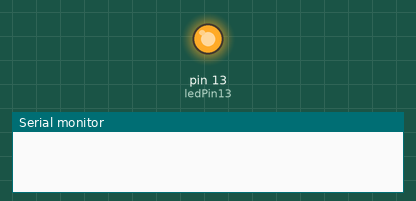
Simulated run of this sketch. Board: Arduino Uno, built with avr-gcc and run on an emulated ATmega328P. Parts: output pins drawn as LEDs (lit = HIGH), the last lines printed to the serial monitor.

Above: at 0.4 s.
At 1.9 s:
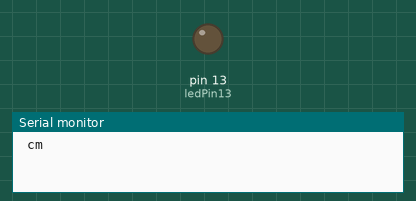
Timing chart, 0 to 3.0 s (numbered marks = the images above):
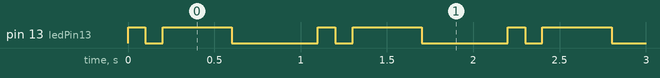

The sketch:

2xblink-pin_13.ino
```cpp
//globals
int ledPin13 = 13;
int count = 0;

void setup() {
  // put your setup code here, to run once:
  pinMode(ledPin13, OUTPUT);
   Serial.begin(9600);

}

void loop()
{
  digitalWrite(ledPin13, HIGH);
  delay(100);
  digitalWrite(ledPin13, LOW);
  delay(100);
  //task2
  digitalWrite(ledPin13, HIGH);
  delay(400);
  digitalWrite(ledPin13, LOW);
  delay(500);
  //end
  count++;
  Serial.println(" cm");
}
```

Measured:
- by itself, pin 13 (ledPin13): repeats every 1.1 s: LOW 0.10 s, HIGH 0.40 s, LOW 0.50 s, HIGH 0.10 s
- by itself, everything shown: repeats every 1.1 s, in 4 steps
